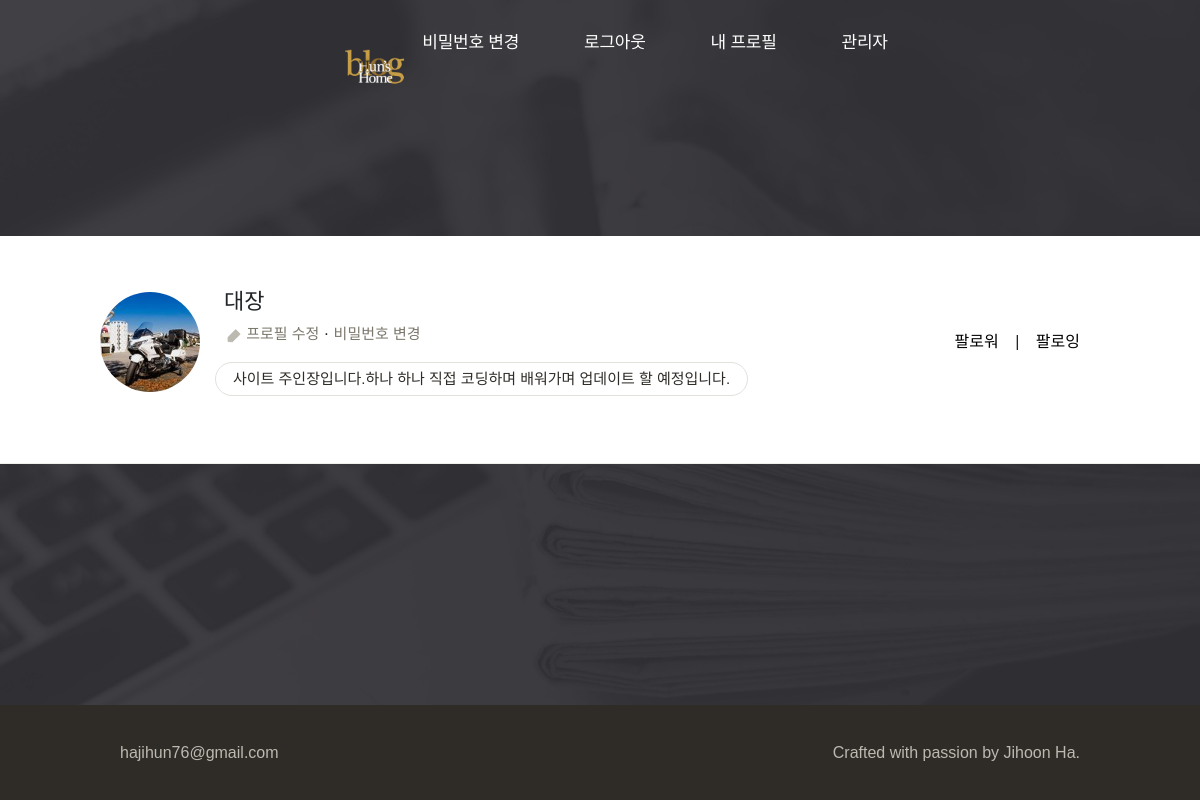
Screenshot of /users/1/ (signed in) with the database file from the repository.
### blog/models.py (models this page shows, shortened)
class User(AbstractUser):
    nickname = models.CharField(
        max_length=15,
        unique=True,
        null=True,
        blank=True,
        validators=[validate_no_special_characters],
        error_messages={'unique': '이미 사용중인 닉네임입니다.'},
    )
    profile_pic = models.ImageField(default='default_profile_pic.jpg', upload_to='profile_pics')
    intro = models.CharField(max_length=60, blank=True)

### blog/views.py (the view)
# urls.py: path('users/<int:user_id>/', views.ProfileView.as_view(), name='profile'),
class ProfileView(DetailView):
    model = User
    template_name = 'blog/profile/profile.html'
    pk_url_kwarg = 'user_id'
    context_object_name = 'profile_user'

### blog/templates/blog/profile/profile.html (shortened to what this page needs)
{% extends "blog_base/base_with_navbar.html" %}
{% load static %}
{% block content %}
<main class="site-body">
  <div class="profile-header">
    <div class="content max-content-width">
      <div class="cp-avatar large profile-pic" style="background-image: url('{{ profile_user.profile_pic.url }}')"></div>
      <div class="info">
        <h1 class="username">{{ profile_user.nickname }}</h1>
        {% if profile_user == user %}
          <a class="edit" href="{% url "profile-update" %}">
            <img class="cp-icon small" src="{% static 'blog/images/ic-pen.svg' %}" alt="Pen Icon">
            프로필 수정
          </a>
          &#183;
          <a class="edit" href="{% url 'account_change_password' %}">
            비밀번호 변경
          </a>
        {% endif %}
        {% if profile_user.intro %}
          <div>
            <p class="cp-chip intro">{{ profile_user.intro }}</p>
          </div>
        {% endif %}
      </div>
      <div class="follow-section">
        <a href="#">
          팔로워
        </a>
        <span class="vert-divider">|</span>
        <a href="#">
          팔로잉
        </a>
      </div>
    </div>
  </div>
</main>
{% endblock content %}

### blog/static/blog/css/theme.css (style rules this page uses)
* { font-family: "Spoqa Han Sans Neo", sans-serif; }
:root { --border: #e3e1dc; --text: #fff; --link: #fff; --site-footer: #bcb9b0; --site-footer-background: #2f2c28; --site-header-background: rgba(255, 255, 255, 0.76); --max-content-width: 1000px; --input-background: #fff; --input-border: #cccac3; --input-error: #999; --input-error-border: #e6584e; --input-focus-border: #ffcc00; --input-focus-background: #fffdf3; --input-placeholder: #bcb9b0; --button-text: #fff; --button-primary-background: #222; --button-primary-hover-background: #444; --account-link: #fff; --box-border: #e3e1dc; --dialog-border: #e3e1dc; --dialog-background: #f6f5f3; --dialog-info: #e1811b; --max-content-width: 1000px; --file-content-border: #cccac3; --file-content-background: #fff; --profile-header-edit: #7b776b; --main-header-border: #f0efec; --main-header-background: #fff; --profile-header-edit: #7b776b; --avatar-placeholder: #e3e1dc; --chip-border: #e3e1dc; --chip-text: #2f2c28; }

### blog/static/blog/css/styles.css (style rules this page uses)
html { position: relative; min-height: 100vh; margin: 0; }
body { display: flex; min-height: 100vh; flex-direction: column; margin: 0; padding: 0; background: url("../images/bg.jpg") no-repeat center top/cover; -webkit-font-smoothing: antialiased; -moz-osx-font-smoothing: auto; word-break: keep-all; }
a, a:hover { color: var(--text); }
a { text-decoration: none; }
.max-content-width { max-width: var(--max-content-width); width: 100%; }
body > .site-body { flex: 1 0 auto; }
.profile-header { margin-top: 150px; padding: 46px 10px 60px; border-bottom: 1px solid var(--main-header-border); background-color: var(--main-header-background); position: relative; }
.profile-header .content { display: flex; margin: 0 auto; overflow: hidden; align-items: center; }
.profile-header .profile-pic { flex-shrink: 0; margin-right: 15px; }
.profile-header .info { flex-grow: 1; overflow: hidden; }
.profile-header .username { font-size: 22px; margin: 7px 9px; }
.profile-header .edit { display: inline-block; font-size: 15px; color: var(--profile-header-edit); margin-bottom: 16px; }
.profile-header .edit:first-of-type { margin-left: 9px; }
.profile-header .intro { margin: 0; max-width: 100%; overflow: hidden; }
.profile-header .follow-section { margin: auto 20px; white-space: nowrap; }
.profile-header .vert-divider { margin: 0 12px; }
.cp-chip { display: inline-block; padding: 0 17px; font-size: 15px; line-height: 32px; color: var(--chip-text); border: 1px solid var(--chip-border); border-radius: 9999px; }
.cp-avatar { display: inline-block; width: 30px; height: 30px; border-radius: 50%; background-color: var(--avatar-placeholder); background-size: cover; background-position: center; }
.cp-avatar.large { width: 100px; height: 100px; }
.follow-section a { color: #000; }

### rows the page displays
User: profile_pic (picture), nickname "대장", intro "사이트 주인장입니다.하나 하나 직접 코딩하며 배워가며 업데이트 할 예정입니다."
